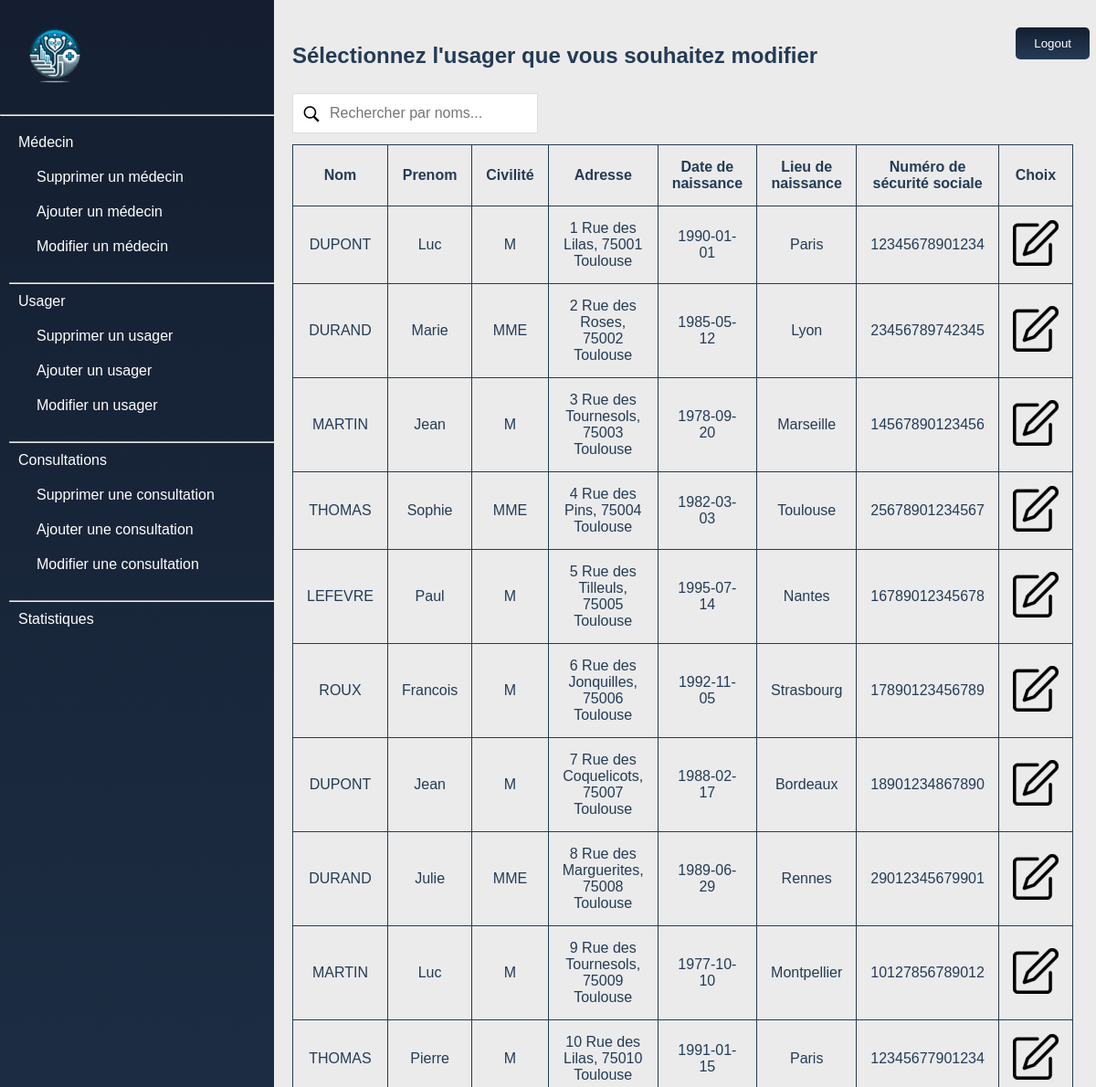
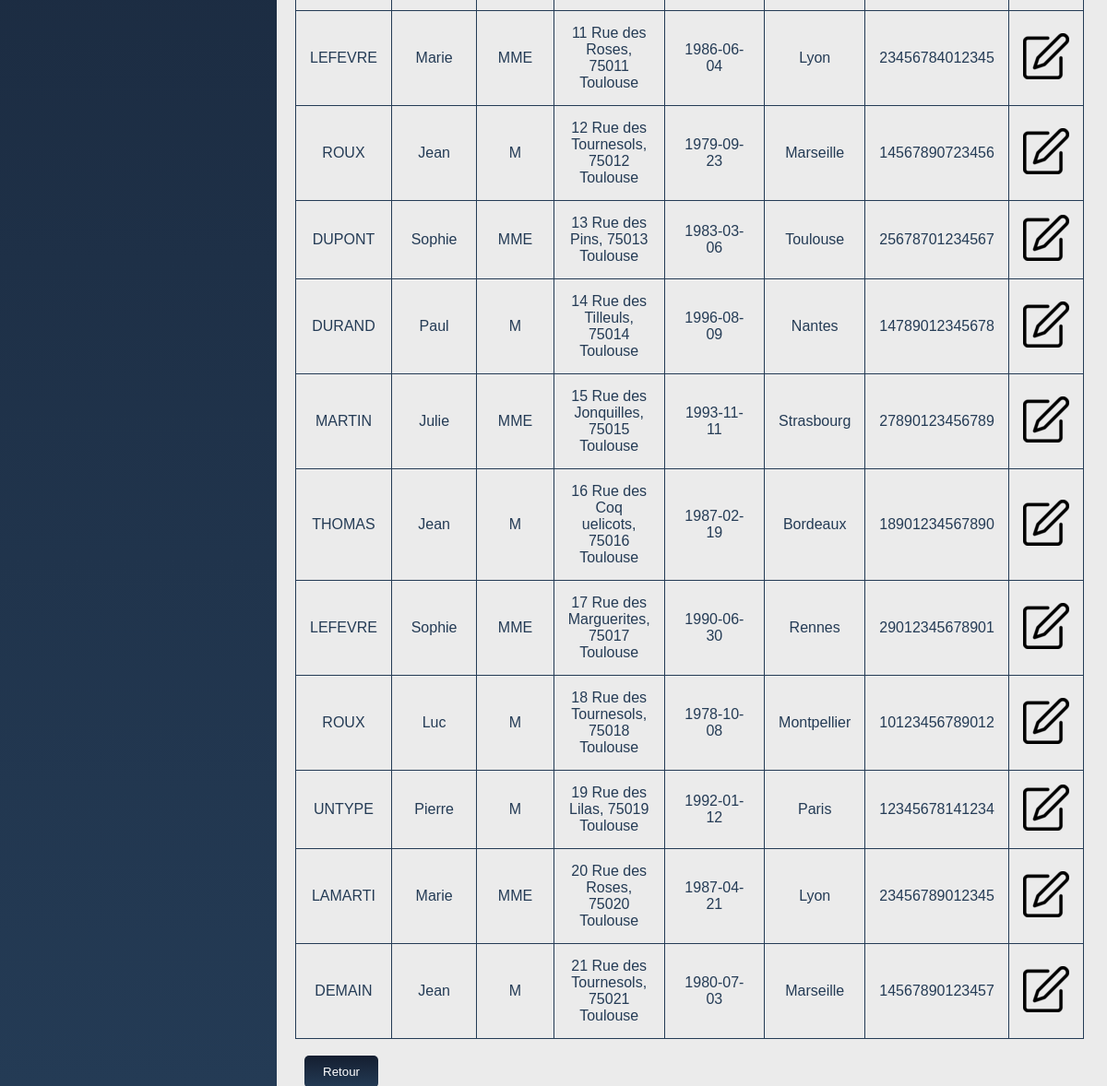
Before: /PHP/usager/modifier.php (signed in) with the older database file (2 pictures, top to bottom).
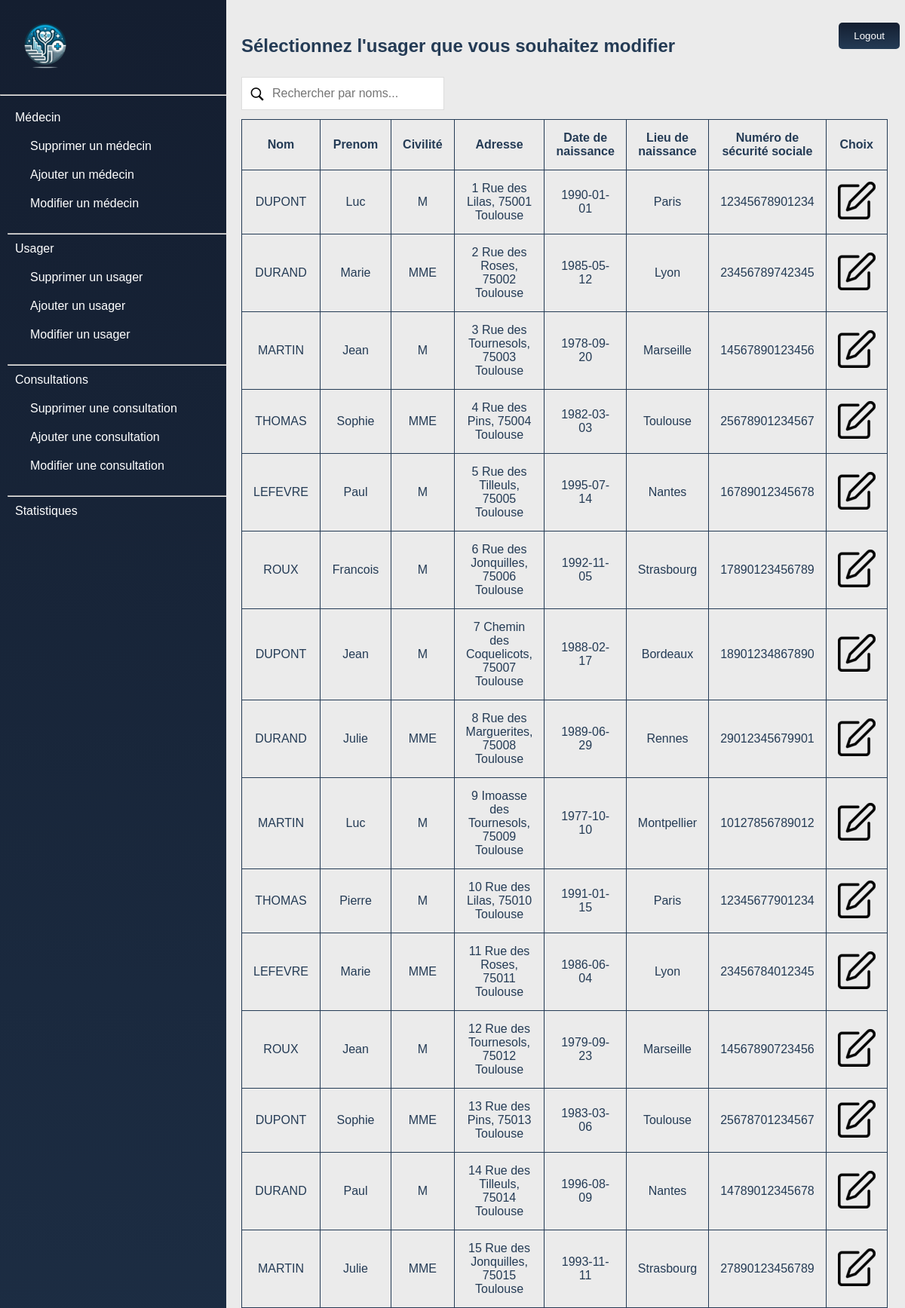
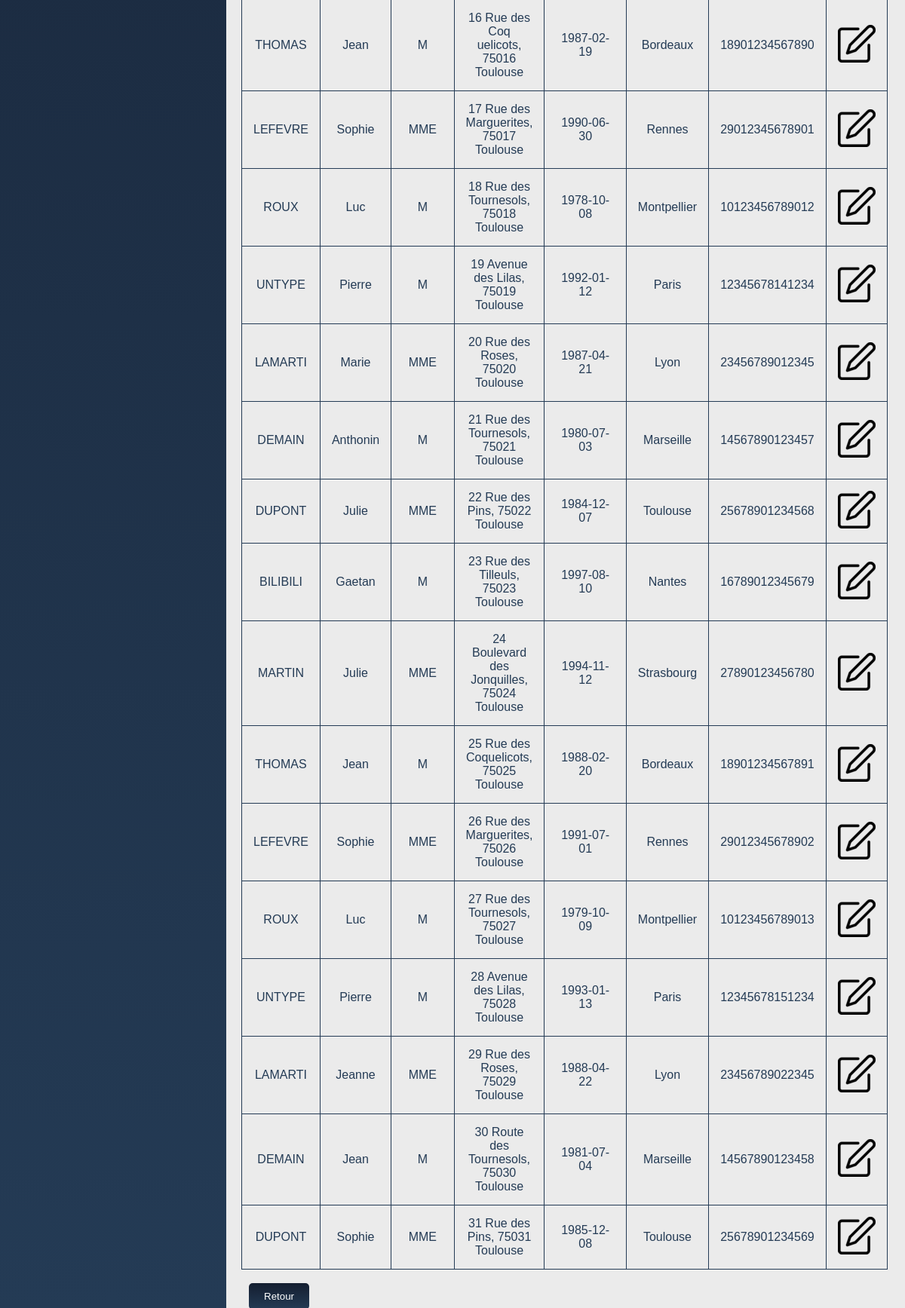
After: the same page with the newer database file (2 pictures, top to bottom).
### tables this page shows
CREATE TABLE usager (
    ID INT PRIMARY KEY AUTO_INCREMENT,
    Nom VARCHAR(255) NOT NULL,
    Prenom VARCHAR(255) NOT NULL,
    Civilite VARCHAR(10) NOT NULL,
    Adresse VARCHAR(255) NOT NULL,
    DateNaissance DATE NOT NULL,
    LieuNaissance VARCHAR(255) NOT NULL,
    NumeroSecuriteSociale VARCHAR(15) NOT NULL UNIQUE,
    MedID int not null,
    FOREIGN KEY (MedID) REFERENCES medecin(ID)
);

### BDD/BDD.php (called while the page is built)
<?php
    class BDD {
        private static $_instance = null;
        private $linkpdo;
        private function __construct(){
            $this->linkpdo = new PDO(
                "mysql:host=db_project;dbname=php_project;charset=utf8",
                "test","test"
            );
        }
        public static function getInstanceBDD() {
            if(is_null(self::$_instance)) {
              self::$_instance = new BDD();
            }
            return self::$_instance;
        }
        public function getBDD(){
            return $this->linkpdo;
        }
    }
?>

### BDD/BDDusager.php (called while the page is built, shortened)
<?php
include_once('BDD.php');
class BDDusager
{
    private $BDD;
    public function __construct()
    {
        $this->BDD = BDD::getInstanceBDD();
    }
    public function select()
    {
        $sql = "SELECT ID,Nom,Prenom,Civilite,Adresse,DateNaissance,LieuNaissance,NumeroSecuriteSociale,MedID FROM usager";
        $result = $this->BDD->getBDD()->query($sql);
        return $result;
    }
}
?>

### PHP/usager/modifier.php (the view, shortened to what this page needs)
<!DOCTYPE HTML>
<html>
<head>
    <link rel="stylesheet" href="../../CSS/style.css">
</head>
<header>
    <?php include "../../HTML/header.php"; ?>
</header>
<body>
    <div class="content-wrapper">
            <div class="scrollable-div">
                <form action="../logout.php" method="post" >
                    <input onclick='return confirm("Voulez-vous vraiment vous déconnecter ?")' id="logout" type="submit" value="Logout">
                </form>
                <h2 class="h2page">Sélectionnez l'usager que vous souhaitez modifier</h2>
                <input type="text" id="myInput" onkeyup="recherche()" placeholder="Rechercher par noms...">
                <table id="myTable">
                <tr>
                    <th>Nom</th>
                    <th>Prenom</th>
                    <th>Civilité</th>
                    <th>Adresse</th>
                    <th>Date de naissance</th>
                    <th>Lieu de naissance</th>
                    <th>Numéro de sécurité sociale</th>
                    <th>Choix</th>
                </tr>
                <?php
                require("../../BDD/BDDusager.php");
                $BDD = new BDDusager();
                $records = $BDD->select();
                while ($row = $records->fetch()) {
                    $recordID = $row["ID"]; ?>
                    <tr>
                    <td>
                        <?php echo $row["Nom"]; ?>
                    </td>
                    <td>
                        <?php echo $row["Prenom"]; ?>
                    </td>
                    <td>
                        <?php echo $row["Civilite"]; ?>
                    </td>
                    <td>
                        <?php echo $row["Adresse"]; ?>
                    </td>
                    <td>
                        <?php echo $row["DateNaissance"]; ?>
                    </td>
                    <td>
                        <?php echo $row["LieuNaissance"]; ?>
                    </td>
                    <td>
                        <?php echo $row["NumeroSecuriteSociale"]; ?>
                    </td>
                    <td>
                        <a href='modification.php?recordID=<?php echo $recordID ?>' class="delete-icon">
                            <img src="../../IMAGES/update-icon-50.png"></a>
                        </td>
                    </tr>
                    <?php } ?>
                </table>
                    <button class="retour" onclick="location.href='../../choix.php'">Retour</button>
            </div>
    </div>
</body>
</html>

### HTML/header.php (shortened to what this page needs)
<!DOCTYPE html>
<html lang="fr">
<head>
</head>
<body>
    <nav class="vertical-menu-wrapper">
        <div class="vertical-menu-logo">
            <div><a href="/choix.php"><img src="/IMAGES/logo_cabinet_100.png"></a></div>
        </div><hr/>
        <ul class="<vertical-menu">
            <li>Médecin
                <ul>
                    <li><a href="/php/medecin/supprimer.php">Supprimer un médecin</a></li>
                    <li><a href="/php/medecin/ajouter.php">Ajouter un médecin</a></li>
                    <li><a href="/php/medecin/modifier.php">Modifier un médecin</a></li>
                </ul>
            </li><hr/>
            <li>Usager
                <ul>
                    <li><a href="/php/usager/supprimer.php">Supprimer un usager</a></li>
                    <li><a href="/php/usager/ajouter.php">Ajouter un usager</a></li>
                    <li><a href="/php/usager/modifier.php">Modifier un usager</a></li>
                </ul>
            </li><hr/>
            <li>Consultations
                <ul>
                    <li><a href="/php/rdv/supprimer.php">Supprimer une consultation</a></li>
                    <li><a href="/php/rdv/ajouter.php">Ajouter une consultation</a></li>
                    <li><a href="/php/rdv/modifier.php">Modifier une consultation</a></li>
                </ul>
            </li><hr/>
            <li><a href="/php/stats.php">Statistiques</a></li>
        </ul>
    </nav>
</body>
</html>

### CSS/style.css (style rules this page uses)
* { margin: 0px; padding: 0px; font-family: Avenir, sans-serif; }
html { height: 100%; overflow-y: auto; }
body { height: auto; position: absolute; margin: 0px; padding: 0px; font-family: sans-serif; }
.h2page { color: #243b55; margin-top: 3%; margin-bottom: 3%; }
.scrollable-div { height: 100%; overflow: auto; }
table { border-collapse: collapse; width: 90%; color: #243b55; border-color: #243b55; }
table, th, td { border: 1px solid #243b55; }
th, td { padding: 15px; text-align: center; }
#myInput { background-image: url('../IMAGES/icons8-search-20.png'); background-position: 10px 12px; background-repeat: no-repeat; width: auto; font-size: 16px; padding: 12px 20px 12px 40px; border: 1px solid #ddd; margin-bottom: 12px; }
nav { position: fixed; width: 30%; bottom: 0; top: 0; display: block; height: 100%; color: #fff; background: linear-gradient(#141e30, #243b55); }
nav ul { width: 90%; padding-inline-start: 0; margin: 10px; height: calc(100% - 20px); }
nav .vertical-menu-logo { padding: 10px; font-size: 1.3em; position: relative }
nav li { list-style: none; padding: 10px 10px; cursor: pointer; }
.content-wrapper { width: calc(100% - 300px); height: 100%; position: fixed; background: #fff; left: 300px; padding: 20px; }
.content-wrapper { transition: all 300ms; }
.vertical-menu-wrapper .vertical-menu-logo div { transition: all 100ms; }
.vertical-menu-wrapper ul, .vertical-menu-wrapper hr { transition: all 100ms; }
.content-wrapper { background: #ebebeb; }
li a { text-decoration: none; color: #fff; }
#logout { background: linear-gradient(#141e30, #243b55); color: white; padding: 10px 20px; margin: 10px; border: none; border-radius: 5px; cursor: pointer; transition: background-color 0.3s ease; float: right; margin-right: 3%; }
.retour { background: linear-gradient(#141e30, #243b55); color: white; padding: 10px 20px; margin: 10px; border: none; border-radius: 5px; cursor: pointer; transition: background-color 0.3s ease; float: left; margin-top: 2%; margin-bottom: 2%; }

Changed rows visible on the page:
changed usager: Adresse "7 Rue des Coquelicots, 75007 Toulouse" → "7 Chemin des Coquelicots, 75007 Toulouse"
changed usager: Adresse "9 Rue des Tournesols, 75009 Toulouse" → "9 Imoasse des Tournesols, 75009 Toulouse"
changed usager: Adresse "19 Rue des Lilas, 75019 Toulouse" → "19 Avenue des Lilas, 75019 Toulouse"
changed usager "21 Rue des Tournesols, 75021 Toulouse": Prenom "Jean" → "Anthonin"
added usager: Nom "DUPONT", Prenom "Julie", Civilite "MME", Adresse "22 Rue des Pins, 75022 Toulouse", DateNaissance "1984-12-07", LieuNaissance "Toulouse", NumeroSecuriteSociale "25678901234568"
added usager: Nom "BILIBILI", Prenom "Gaetan", Civilite "M", Adresse "23 Rue des Tilleuls, 75023 Toulouse", DateNaissance "1997-08-10", LieuNaissance "Nantes", NumeroSecuriteSociale "16789012345679"
added usager: Nom "MARTIN", Prenom "Julie", Civilite "MME", Adresse "24 Boulevard des Jonquilles, 75024 Toulouse", DateNaissance "1994-11-12", LieuNaissance "Strasbourg", NumeroSecuriteSociale "27890123456780"
added usager: Nom "THOMAS", Prenom "Jean", Civilite "M", Adresse "25 Rue des Coquelicots, 75025 Toulouse", DateNaissance "1988-02-20", LieuNaissance "Bordeaux", NumeroSecuriteSociale "18901234567891"
added usager: Nom "LEFEVRE", Prenom "Sophie", Civilite "MME", Adresse "26 Rue des Marguerites, 75026 Toulouse", DateNaissance "1991-07-01", LieuNaissance "Rennes", NumeroSecuriteSociale "29012345678902"
added usager: Nom "ROUX", Prenom "Luc", Civilite "M", Adresse "27 Rue des Tournesols, 75027 Toulouse", DateNaissance "1979-10-09", LieuNaissance "Montpellier", NumeroSecuriteSociale "10123456789013"
added usager: Nom "UNTYPE", Prenom "Pierre", Civilite "M", Adresse "28 Avenue des Lilas, 75028 Toulouse", DateNaissance "1993-01-13", LieuNaissance "Paris", NumeroSecuriteSociale "12345678151234"
added usager: Nom "LAMARTI", Prenom "Jeanne", Civilite "MME", Adresse "29 Rue des Roses, 75029 Toulouse", DateNaissance "1988-04-22", LieuNaissance "Lyon", NumeroSecuriteSociale "23456789022345"
added usager: Nom "DEMAIN", Prenom "Jean", Civilite "M", Adresse "30 Route des Tournesols, 75030 Toulouse", DateNaissance "1981-07-04", LieuNaissance "Marseille", NumeroSecuriteSociale "14567890123458"
added usager: Nom "DUPONT", Prenom "Sophie", Civilite "MME", Adresse "31 Rue des Pins, 75031 Toulouse", DateNaissance "1985-12-08", LieuNaissance "Toulouse", NumeroSecuriteSociale "25678901234569"
